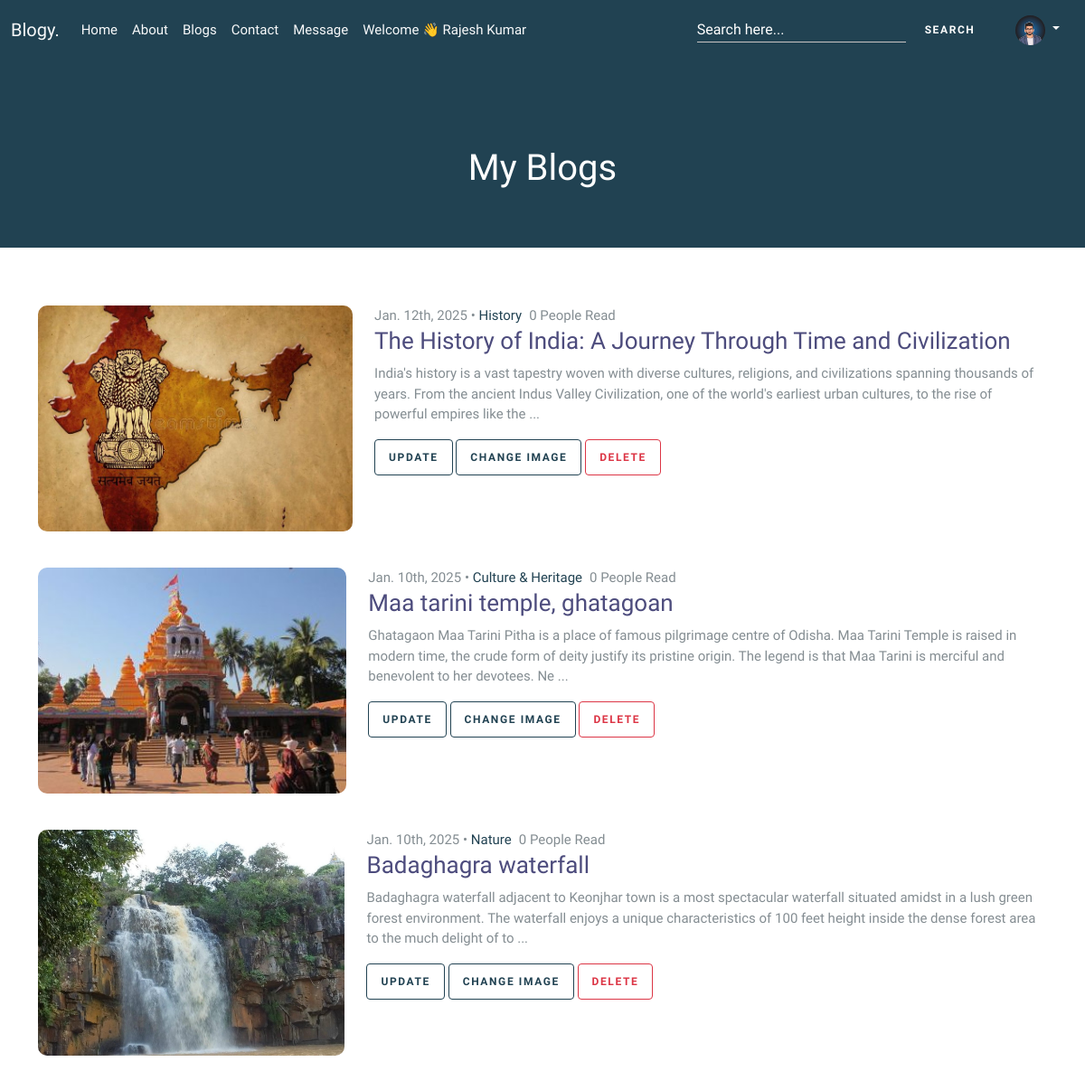
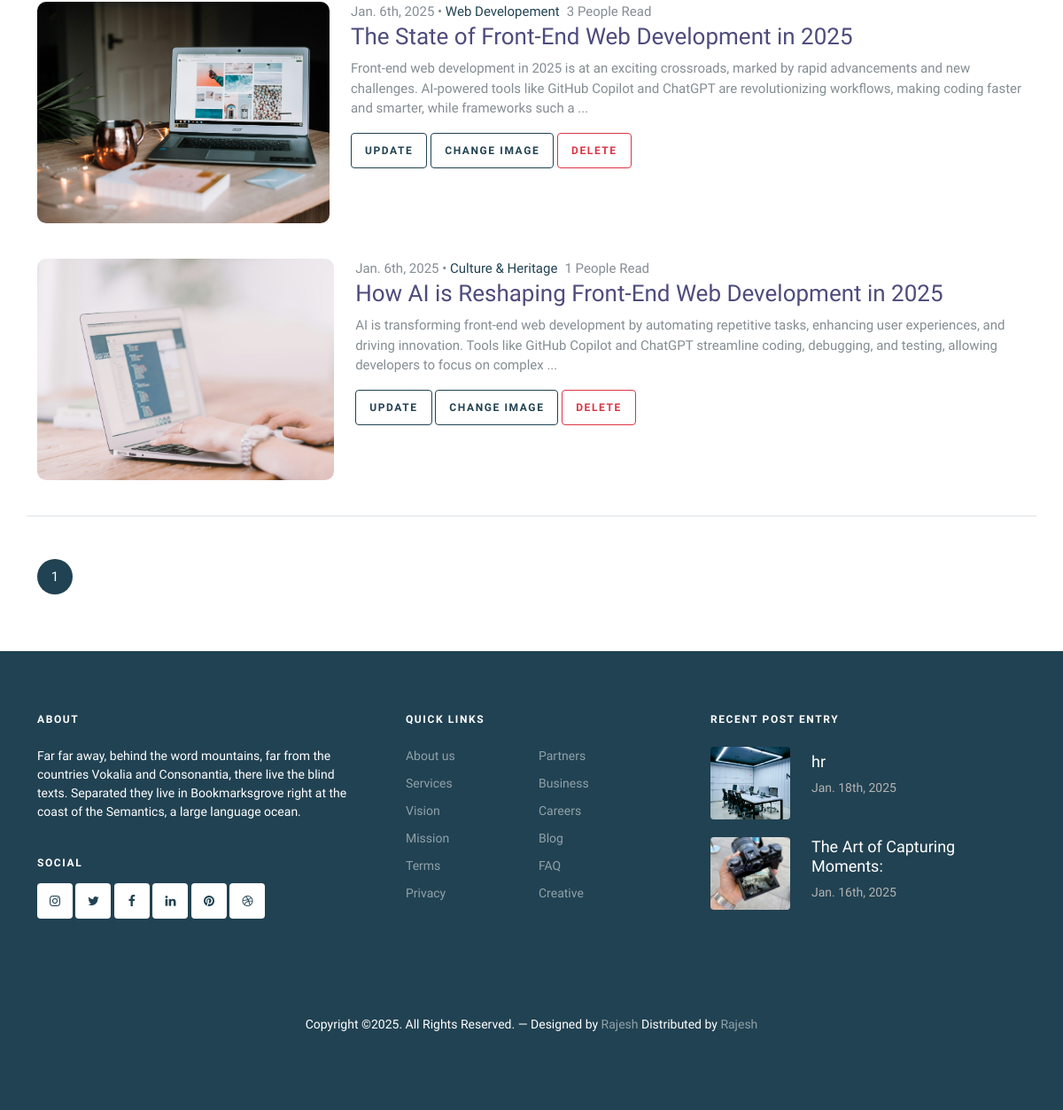
Page /my-blog.php (signed in) on the committed database (2 pictures, top to bottom).
### tables this page shows
CREATE TABLE `user_tbl` (
  `id` int(11) NOT NULL,
  `name` varchar(50) NOT NULL,
  `email` varchar(50) NOT NULL,
  `phone` varchar(11) NOT NULL,
  `bio` text NOT NULL,
  `country` varchar(20) NOT NULL,
  `image` varchar(255) NOT NULL DEFAULT 'avatar.jpg',
  `password` text NOT NULL,
  `createdAt` datetime NOT NULL DEFAULT current_timestamp(),
  `designation` varchar(255) NOT NULL
);

CREATE TABLE `blogs_tbl` (
  `id` int(11) NOT NULL,
  `title` text NOT NULL,
  `description` text NOT NULL,
  `userMail` varchar(255) NOT NULL,
  `tags` text NOT NULL,
  `image` varchar(1000) NOT NULL,
  `category` text NOT NULL,
  `createdAt` datetime NOT NULL DEFAULT current_timestamp(),
  `viewCount` int(11) NOT NULL
);

CREATE TABLE `about` (
  `id` int(11) NOT NULL,
  `about_1` text NOT NULL,
  `about_2` text NOT NULL,
  `about_1desc` text NOT NULL,
  `about_2desc` text NOT NULL,
  `about_1image` varchar(1000) NOT NULL,
  `about_2image` varchar(1000) NOT NULL
);

### my-blog.php (the view, shortened to what this page needs)
<?php
include('./config/config.php');
$email = $_SESSION['user'];
$limit = 5;
$page = isset($_GET['page']) ? intval($_GET['page']) : 1;
$offset = ($page - 1) * $limit;
$total_query = "SELECT COUNT(*) AS total FROM blogs_tbl WHERE userMail='$email'";
$total_result = mysqli_query($conn, $total_query);
$total_row = mysqli_fetch_assoc($total_result);
$total_blogs = $total_row['total'];
$total_pages = ceil($total_blogs / $limit);
$blogs_query = "SELECT * FROM blogs_tbl WHERE userMail='$email' ORDER BY createdAt DESC  LIMIT $limit OFFSET $offset";
$blogs_res = mysqli_query($conn, $blogs_query);
?>
<!doctype html>
<html lang="en">
<head>
  <?php include("./layout/csslink.php"); ?>
</head>
<body>
<?php include("./layout/header.php"); ?>
<div class="hero overlay inner-page bg-primary py-5">
    <div class="container">
        <div class="row align-items-center justify-content-center text-center pt-5">
            <div class="col-lg-6">
                <h1 class="heading text-white mb-3" data-aos="fade-up">My Blogs</h1>
            </div>
        </div>
    </div>
</div>
<div class="section search-result-wrap">
    <div class="container">
        <div class="row posts-entry">
        <?php
        if (mysqli_num_rows($blogs_res) > 0) {
            while ($row = mysqli_fetch_assoc($blogs_res)) { ?>
                <div class="col-lg-12">
                    <div class="blog-entry d-flex blog-entry-search-item">
                        <a href="update-blog.php?id=<?php echo $row["id"]; ?>" class="img-link me-4">
                            <img src="images/upload/blogs/<?php echo $row["image"]; ?>" alt="Image" class="img-fluid blog-img object-fit-cover">
                        </a>
                        <div>
                            <span class="date"><?php
                                $date_string = $row["createdAt"];
                                $date = new DateTime($date_string);
                                echo $date->format('M. jS, Y');
                            ?> &bullet; <a href="#" class="text-capitalize"><?php echo $row["category"]; ?></a><span class="mx-2 text-capitalize"><?php echo $row["viewCount"]; ?> people read</span></span>
                            <h2><a href="single.php?id=<?php echo $row["id"]; ?>"><?php
                                $title = $row["title"];
                                echo substr($title, 0, 101);
                            ?></a></h2>
                            <p><?php
                                $desc = $row["description"];
                                echo htmlentities(substr($desc, 0, 250)) . " ...";
                            ?></p>
                            <p>
                                <a href="update-blog.php?id=<?php echo $row["id"]; ?>" class="btn btn-sm btn-outline-primary">Update</a>
                                <a href="change-image.php?id=<?php echo $row["id"]; ?>" class="btn btn-sm btn-outline-primary">Change image</a>
                                <a href="my-blog.php?action=delete&id=<?php echo $row["id"]; ?>" onclick="return confirm('Are you sure to delete your blog?')" class="btn btn-sm btn-outline-danger">Delete</a>
                            </p>
                        </div>
                    </div>
                </div>
            <?php }
        } else {
            echo "<p>No blogs found!</p>";
        }
        ?>
        </div>
        <div class="row text-start pt-5 border-top">
            <div class="col-md-12">
                <div class="custom-pagination">
                    <?php for ($i = 1; $i <= $total_pages; $i++): ?>
                        <a href="?page=<?php echo $i; ?>" <?php if ($i == $page) echo 'class="active"'; ?>><?php echo $i; ?></a>
                    <?php endfor; ?>
                </div>
            </div>
        </div>
    </div>
</div>
<?php include("./layout/footer.php"); ?>
</body>
</html>

### layout/csslink.php (shortened to what this page needs)
<link rel="stylesheet" href="fonts/icomoon/style.css">
<link rel="stylesheet" href="fonts/flaticon/font/flaticon.css">
<link rel="stylesheet" href="https://cdn.jsdelivr.net/npm/bootstrap-icons@1.8.1/font/bootstrap-icons.css">
<link rel="stylesheet" href="css/tiny-slider.css">
<link rel="stylesheet" href="css/aos.css">
<link rel="stylesheet" href="css/glightbox.min.css">
<link rel="stylesheet" href="css/style.css">
<link rel="stylesheet" href="css/flatpickr.min.css">
<link rel="stylesheet" href="css/custom.css">

### layout/header.php (shortened to what this page needs)
<?php include('./config/config.php');
?>
<nav class="navbar navbar-expand-lg bg-primary sticky-top">
    <div class="container-fluid">
        <a class="navbar-brand text-light " href="index.php">Blogy<span>.</span></a>
        <div class="collapse navbar-collapse" id="navbarNav">
            <ul class="navbar-nav me-auto mb-2 mb-lg-0">
                <li class="nav-item">
                    <a class="nav-link active link-light" href="index.php">Home</a>
                </li>
                <li class="nav-item">
                    <a class="nav-link link-light" href="about.php">About</a>
                </li>
                <li class="nav-item">
                    <a class="nav-link link-light" href="blog.php">Blogs</a>
                </li>
                <?php
                        if(!empty($_SESSION['user'])){
                        echo ' <li class="nav-item">
                    <a class="nav-link link-light" href="contact.php">Contact</a>
                </li>';
                        }
                        ?>
                <?php
                        if(!empty($_SESSION['user'])){
                        echo '<li class="nav-item">
                    <a class="nav-link link-light" href="message.php">Message</a>
                </li>';
                        }
                        ?>
                        <?php
                        if(!empty($_SESSION['user'])){
                        $email_user = $_SESSION['user'];
                            $sql_query = "select name,image from user_tbl where email='$email_user'";
                            $result_name = mysqli_query($conn,$sql_query);
                            $user_info=[];
                            if (mysqli_num_rows($result_name) > 0) {
                                $user_info = mysqli_fetch_assoc($result_name);
                                echo '<li class="nav-item">
                            <a class="nav-link link-light text-capitalize" href="profile.php">Welcome 👋 '.$user_info['name'].'</a>
                            </li> ';
                            }
                        }
                        ?>
            </ul>
            <form action="search-result.php" class=" d-flex me-2">
                <div class="input-group d-flex align-items-center">
                    <input
                        type="text" id="search"
                        class="form-control m-0 text-light"
                        name="query"
                        placeholder="Search here..."
                        aria-label="Search"
                        required>
                    <button class="btn btn-primary" type="submit">Search</button>
                </div>
            </form>
            <div class="d-flex">
                <?php
                if (empty($_SESSION['user'])) { ?>
                    <button type="button" class="btn btn-dark login-btn me-2" data-bs-toggle="modal" data-bs-target="#ModalFormLogin">
                        login
                    </button>
                    <button type="button" class="btn btn-dark signup-btn" data-bs-toggle="modal" data-bs-target="#ModalFormSignup">
                        Signup
                    </button>
                <?php } else {
                ?>
                    <span class="dropdown">
                        <a class="nav-link dropdown-toggle link-light" href="#" role="button" data-bs-toggle="dropdown" aria-expanded="false">
                            <img src="images/upload/user/<?php echo $user_info['image']; ?>" alt="" class="profile-icon">
                        </a>
                    </span>
                <?php } ?>
            </div>
        </div>
    </div>
</nav>

### layout/footer.php (shortened to what this page needs)
<?php
include("./config/config.php");
?><footer class="site-footer">
		<div class="container">
			<div class="row">
				<div class="col-lg-4">
					<div class="widget">
						<h3 class="mb-4">About</h3>
						<?php
				$sql="select about_1desc from about";
				$result = $conn->query($sql);
				$about=[];
				if($result->num_rows>0){
					$about =mysqli_fetch_assoc($result);
				}
				?>
						<p><?php echo $about['about_1desc']; ?></p>
					</div>
					<div class="widget">
						<h3>Social</h3>
						<ul class="list-unstyled social">
							<li><a href="#"><span class="icon-instagram"></span></a></li>
							<li><a href="#"><span class="icon-twitter"></span></a></li>
							<li><a href="#"><span class="icon-facebook"></span></a></li>
							<li><a href="#"><span class="icon-linkedin"></span></a></li>
							<li><a href="#"><span class="icon-pinterest"></span></a></li>
							<li><a href="#"><span class="icon-dribbble"></span></a></li>
						</ul>
					</div>
				</div>
				<div class="col-lg-4 ps-lg-5">
					<div class="widget">
						<h3 class="mb-4">Quick Links</h3>
						<ul class="list-unstyled float-start links">
							<li><a href="about.php">About us</a></li>
							<li><a href="#">Services</a></li>
							<li><a href="about.php">Vision</a></li>
							<li><a href="about.php">Mission</a></li>
							<li><a href="#">Terms</a></li>
							<li><a href="#">Privacy</a></li>
						</ul>
						<ul class="list-unstyled float-start links">
							<li><a href="#">Partners</a></li>
							<li><a href="#">Business</a></li>
							<li><a href="#">Careers</a></li>
							<li><a href="#">Blog</a></li>
							<li><a href="#">FAQ</a></li>
							<li><a href="#">Creative</a></li>
						</ul>
					</div>
				</div>
				<div class="col-lg-4">
					<div class="widget">
						<h3 class="mb-4">Recent Post Entry</h3>
						<div class="post-entry-footer">
							<ul>
								<?php
								$sql = "select * from blogs_tbl order by createdAt desc limit 2";
								$res = mysqli_query($conn,$sql);
								if(mysqli_num_rows($res)>0){
									foreach($res as $row){ ?>
									<li>
									<a href="">
										<img src="images/upload/blogs/<?php echo $row["image"]; ?>" style="    height: 82px;
    width: 90px;
    object-fit: cover;" alt="Image placeholder" class="me-4 rounded">
										<div class="text">
											<h4><?php
											$title = $row['title'];
											echo substr($title,0,30);
											?></h4>
											<div class="post-meta">
												<span class="mr-2"><?php
												$date_string = $row["createdAt"];;
												$date = new DateTime($date_string);
												$formatted_date = $date->format('M. jS, Y');
												echo $formatted_date;
												?></span>
											</div>
										</div>
									</a>
								</li><?php
									}
								}
								?>
							</ul>
						</div>
					</div>
				</div>
			</div>
			<div class="row mt-5">
				<div class="col-12 text-center">
					<p>Copyright &copy;. All Rights Reserved. &mdash; Designed by <a href="">Rajesh</a> Distributed by <a href="#">Rajesh</a>
					</p>
				</div>
			</div>
		</div>
	</footer>

### css/custom.css (style rules this page uses)
.form-control { background-color: inherit; color: #fff; padding-left: 0; border: 0; border-radius: 0; border-bottom: 1px solid #fff; }
.form-control { height: 27px !important; border-bottom: 1px solid #c9c4c4 !important; }
.profile-icon { height: 33px !important; width: 33px !important; object-fit: cover !important; object-position: center !important; border-radius: 50% !important; }
.blog-img { height: 250px !important; width: 383px !important; object-fit: cover !important; }

### rows in the picture
user_tbl: name "Rajesh Kumar", image (picture)
blogs_tbl: image (picture), createdAt "Jan. 12th, 2025", category "History", viewCount "0", title "The History of India: A Journey Through Time and Civilization", description "India's history is a vast tapestry woven with diverse cultures, religions, and civilizations spanning thousands of years. From the ancient Indus Valley Civilization, one of the world's earliest urban cultures, to the rise of powerful empires like the"
blogs_tbl: image (picture), createdAt "Jan. 10th, 2025", category "Culture & Heritage", viewCount "0", title "Maa tarini temple, ghatagoan", description "Ghatagaon Maa Tarini Pitha is a place of famous pilgrimage centre of Odisha. Maa Tarini Temple is raised in modern time, the crude form of deity justify its pristine origin. The legend is that Maa Tarini is merciful and benevolent to her devotees. Ne"
blogs_tbl: image (picture), createdAt "Jan. 10th, 2025", category "Nature", viewCount "0", title "Badaghagra waterfall", description "Badaghagra waterfall adjacent to Keonjhar town is a most spectacular waterfall situated amidst in a lush green forest environment. The waterfall enjoys a unique characteristics of 100 feet height inside the dense forest area to the much delight of to"
blogs_tbl: image (picture), createdAt "Jan. 6th, 2025", category "Web Developement", viewCount "3", title "The State of Front-End Web Development in 2025", description "Front-end web development in 2025 is at an exciting crossroads, marked by rapid advancements and new challenges. AI-powered tools like GitHub Copilot and ChatGPT are revolutionizing workflows, making coding faster and smarter, while frameworks such a"
blogs_tbl: image (picture), createdAt "Jan. 6th, 2025", category "Culture & Heritage", viewCount "1", title "How AI is Reshaping Front-End Web Development in 2025", description "AI is transforming front-end web development by automating repetitive tasks, enhancing user experiences, and driving innovation. Tools like GitHub Copilot and ChatGPT streamline coding, debugging, and testing, allowing developers to focus on complex"
about: about_1desc "Far far away, behind the word mountains, far from the countries Vokalia and Consonantia, there live the blind texts. Separated they live in Bookmarksgrove right at the coast of the Semantics, a large language ocean."
blogs_tbl: image (picture), title "hr", createdAt "Jan. 18th, 2025"
blogs_tbl: image (picture), title "The Art of Capturing Moments:", createdAt "Jan. 16th, 2025"
